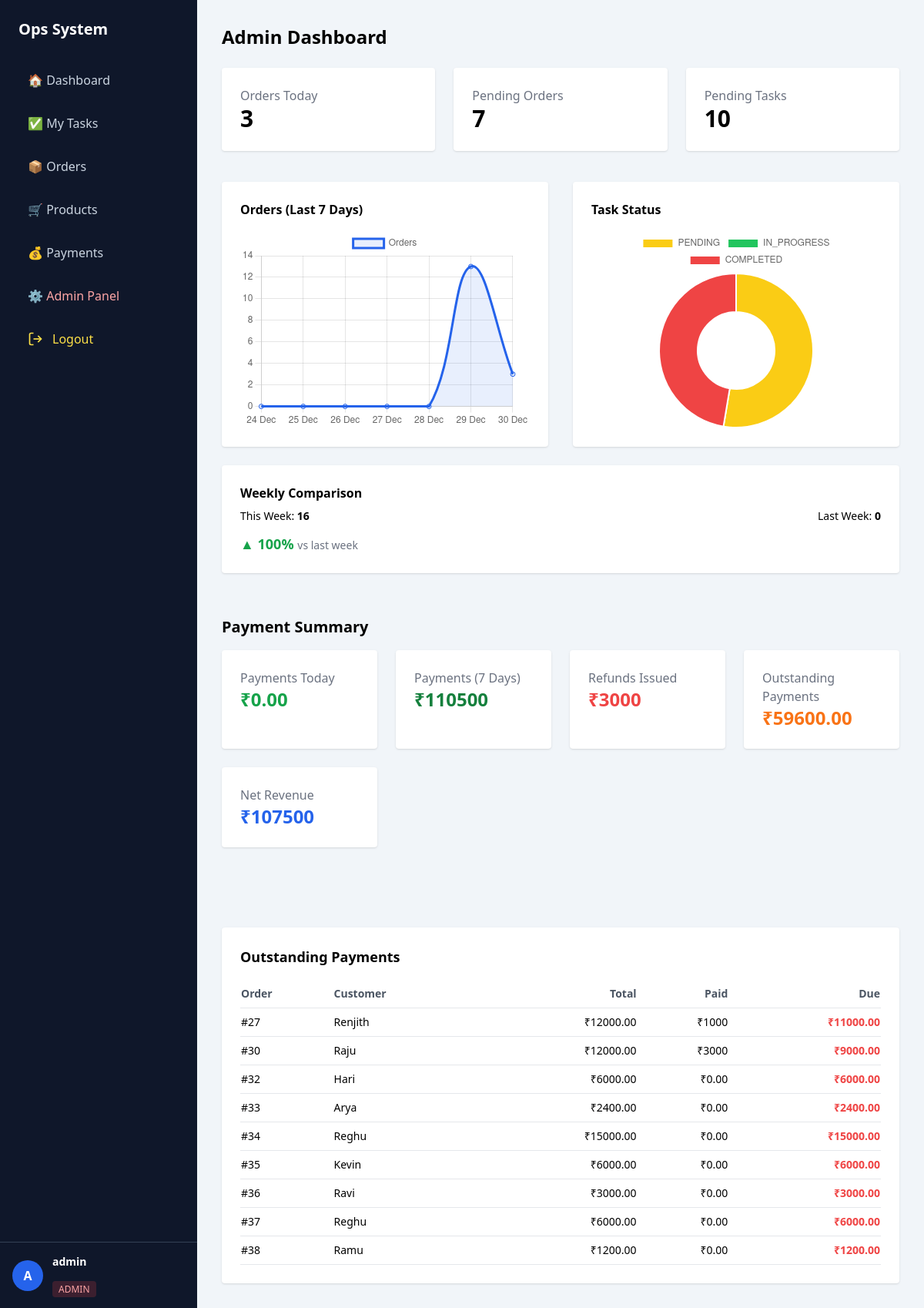
The page /dashboard/ (signed in) on the database its author committed.
### orders/models.py (models this page shows, shortened)
class Order(models.Model):
    STATUS_CHOICES = (
        ('NEW', 'New'),
        ('IN_PROGRESS', 'In Progress'),
        ('COMPLETED', 'Completed'),
        ('CANCELLED', 'Cancelled'),
    )
    customer_name = models.CharField(max_length=100)
    product = models.ForeignKey(Product, on_delete=models.PROTECT)
    quantity = models.PositiveIntegerField()
    status = models.CharField(
        max_length=20,
        choices=STATUS_CHOICES,
        default='NEW'
    )
    assigned_to = models.ForeignKey(
        User,
        on_delete=models.SET_NULL,
        null=True,
        blank=True
    )
    created_at = models.DateTimeField(auto_now_add=True)
    def total_paid(self):
        return (
            self.payments.aggregate(total=Sum('amount'))['total']
            or Decimal('0.00')
        )
    def total_amount(self):
        return self.quantity * self.product.price
    def outstanding_amount(self):
        return self.total_amount() - self.total_paid()

### inventory/models.py (models this page shows, shortened)
class Product(models.Model):
    name = models.CharField(max_length=100)
    sku = models.CharField(max_length=50, unique=True)
    current_stock = models.IntegerField(default=0)
    reorder_level = models.IntegerField(default=10)
    is_active = models.BooleanField(default=True)
    price = models.DecimalField(max_digits=10,decimal_places=2,default=0)

### core/views.py (the view)
# urls.py: path('dashboard/', views.dashboard, name='dashboard'),
@login_required
def dashboard(request):
    context = {}
    if request.user.is_superuser:
        context.update(order_metrics())
        context.update(task_metrics())
        context.update(admin_chart_data())
        context.update(weekly_comparison())
        context.update(payment_summary())
        outstanding_orders = [
        o for o in Order.objects.exclude(status='CANCELLED')
        if o.outstanding_amount() > 0]
        context["outstanding_orders"] = outstanding_orders
        return render(request, 'core/admin_dashboard.html', context)
    context.update(task_metrics(user=request.user))
    context.update(staff_task_charts(request.user))
    context.update(tasks_due_today(request.user))
    return render(request, 'core/staff_dashboard.html', context)

### core/utils.py (called while the page is built)
def order_metrics():
    today = timezone.now().date()
    week_start = today - timedelta(days=7)
    return {
        "orders_today": Order.objects.filter(created_at__date=today).count(),
        "orders_week": Order.objects.filter(created_at__date__gte=week_start).count(),
        "orders_pending": Order.objects.filter(
            status__in=['NEW', 'IN_PROGRESS']
        ).count(),
    }

def task_metrics(user=None):
    today = timezone.now().date()
    qs = Task.objects.all()
    if user:
        qs = qs.filter(assigned_to=user)
    return {
        "tasks_pending": qs.exclude(status='COMPLETED').count(),
        "tasks_completed_today": qs.filter(
            status='COMPLETED',
            completed_at__date=today
        ).count(),
    }

def weekly_comparison():
    today = timezone.now().date()
    this_week_start = today - timedelta(days=today.weekday())
    last_week_start = this_week_start - timedelta(days=7)
    last_week_end = this_week_start - timedelta(days=1)
    this_week_orders = Order.objects.filter(
        created_at__date__gte=this_week_start
    ).count()
    last_week_orders = Order.objects.filter(
        created_at__date__range=(last_week_start, last_week_end)
    ).count()
    change = this_week_orders - last_week_orders
    percent = (
        (change / last_week_orders) * 100
        if last_week_orders > 0 else 100
    )
    return {
        "this_week_orders": this_week_orders,
        "last_week_orders": last_week_orders,
        "week_change": change,
        "week_percent": round(percent, 1),
    }

### core/templates/core/admin_dashboard.html (shortened to what this page needs)
{% extends "core/base.html" %}
{% block content %}
<h1 class="text-2xl font-bold mb-6">Admin Dashboard</h1>
<div class="grid grid-cols-3 gap-6 mb-10">
    <div class="bg-white p-6 rounded shadow">
        <p class="text-gray-500">Orders Today</p>
        <p class="text-3xl font-bold">{{ orders_today }}</p>
    </div>
    <div class="bg-white p-6 rounded shadow">
        <p class="text-gray-500">Pending Orders</p>
        <p class="text-3xl font-bold">{{ orders_pending }}</p>
    </div>
    <div class="bg-white p-6 rounded shadow">
        <p class="text-gray-500">Pending Tasks</p>
        <p class="text-3xl font-bold">{{ tasks_pending }}</p>
    </div>
</div>
<div class="grid grid-cols-2 gap-8">
    <div class="bg-white p-6 rounded shadow">
        <h2 class="font-semibold mb-4">Orders (Last 7 Days)</h2>
        <div class="relative h-64">
            <canvas id="ordersChart"></canvas>
        </div>
    </div>
    <div class="bg-white p-6 rounded shadow">
        <h2 class="font-semibold mb-4">Task Status</h2>
        <div class="relative h-64">
            <canvas id="tasksChart"></canvas>
        </div>
    </div>
</div>
<br>
<div class="bg-white p-6 rounded shadow mb-8">
    <h3 class="font-semibold mb-2">Weekly Comparison</h3>
    <div class="flex justify-between text-sm">
        <span>This Week: <b>{{ this_week_orders }}</b></span>
        <span>Last Week: <b>{{ last_week_orders }}</b></span>
    </div>
    <p class="mt-3 text-lg font-bold
        {% if week_change >= 0 %}
            text-green-600
        {% else %}
            text-red-600
        {% endif %}
    ">
        {% if week_change >= 0 %}▲{% else %}▼{% endif %}
        {{ week_percent }}%
        <span class="text-sm font-normal text-gray-500">
            vs last week
        </span>
    </p>
</div>
<br>
<h2 class="text-xl font-semibold mb-4">Payment Summary</h2>
<div class="grid grid-cols-4 gap-6 mb-10">
    <div class="bg-white p-6 rounded shadow">
        <p class="text-gray-500">Payments Today</p>
        <p class="text-2xl font-bold text-green-600">
            ₹{{ payments_today }}
        </p>
    </div>
    <div class="bg-white p-6 rounded shadow">
        <p class="text-gray-500">Payments (7 Days)</p>
        <p class="text-2xl font-bold text-green-700">
            ₹{{ payments_week }}
        </p>
    </div>
    <div class="bg-white p-6 rounded shadow">
        <p class="text-gray-500">Refunds Issued</p>
        <p class="text-2xl font-bold text-red-500">
            ₹{{ refunds_total }}
        </p>
    </div>
    <div class="bg-white p-6 rounded shadow">
        <p class="text-gray-500">Outstanding Payments</p>
        <p class="text-2xl font-bold text-orange-500">
            ₹{{ outstanding_amount }}
        </p>
    </div>
    <div class="bg-white p-6 rounded shadow">
        <p class="text-gray-500">Net Revenue</p>
        <p class="text-2xl font-bold text-blue-600">
            ₹{{ net_revenue }}
        </p>
    </div>
</div>
<br>
<div class="bg-white p-6 rounded shadow mt-10">
    <h2 class="text-lg font-semibold mb-4">Outstanding Payments</h2>
    <table class="w-full text-sm">
        <thead>
            <tr class="border-b text-gray-600">
                <th class="text-left py-2">Order</th>
                <th class="text-left">Customer</th>
                <th class="text-right">Total</th>
                <th class="text-right">Paid</th>
                <th class="text-right">Due</th>
            </tr>
        </thead>
        <tbody>
        {% for order in outstanding_orders %}
            <tr class="border-b">
                <td class="py-2">#{{ order.id }}</td>
                <td>{{ order.customer_name }}</td>
                <td class="text-right">₹{{ order.total_amount }}</td>
                <td class="text-right">₹{{ order.total_paid }}</td>
                <td class="text-right font-semibold text-red-500">
                    ₹{{ order.outstanding_amount }}
                </td>
            </tr>
        {% empty %}
            <tr>
                <td colspan="5" class="text-center py-4 text-gray-500">
                    No outstanding payments 🎉
                </td>
            </tr>
        {% endfor %}
        </tbody>
    </table>
</div>
{% endblock %}
{% block scripts %}
<script>
    const orderLabels = JSON.parse(document.getElementById("order-labels").textContent);
    const orderCounts = JSON.parse(document.getElementById("order-counts").textContent);
    const taskLabels = JSON.parse(document.getElementById("task-labels").textContent);
    const taskCounts = JSON.parse(document.getElementById("task-counts").textContent);
    new Chart(document.getElementById("ordersChart"), {
        type: "line",
        data: {
            labels: orderLabels,
            datasets: [{
                label: "Orders",
                data: orderCounts,
                borderColor: "#2563eb",
                backgroundColor: "rgba(37,99,235,0.1)",
                tension: 0.4,
                fill: true
            }]
        },
        options: {
            responsive: true,
            maintainAspectRatio: false
        }
    });
    new Chart(document.getElementById("tasksChart"), {
        type: "doughnut",
        data: {
            labels: taskLabels,
            datasets: [{
                data: taskCounts,
                backgroundColor: ["#facc15", "#22c55e", "#ef4444"]
            }]
        },
        options: {
            responsive: true,
            maintainAspectRatio: false
        }
    });
</script>
{% endblock %}

### core/templates/core/base.html (shortened to what this page needs)
<!DOCTYPE html>
<html lang="en">
<head>
    <script src="https://cdn.tailwindcss.com"></script>
</head>
<body class="bg-slate-100 h-screen overflow-hidden flex">
{% if user.is_authenticated %}
<aside class="w-64 bg-slate-900 text-white h-screen flex flex-col">
    <div class="p-6">
        <h2 class="text-xl font-bold mb-8">Ops System</h2>
        <nav class="space-y-4">
            <a href="/dashboard/"
               class="flex items-center gap-3 px-3 py-2 rounded
               {% if request.path == '/' %}
                   bg-blue-600 text-white
               {% else %}
                   text-slate-300 hover:bg-slate-800
               {% endif %}">
                🏠 Dashboard
            </a>
            <a href="/tasks/"
               class="flex items-center gap-3 px-3 py-2 rounded
               {% if request.path|slice:':7' == '/tasks/' %}
                   bg-blue-600 text-white
               {% else %}
                   text-slate-300 hover:bg-slate-800
               {% endif %}">
                ✅ My Tasks
            </a>
            <a href="/orders/"
               class="flex items-center gap-3 px-3 py-2 rounded
               {% if request.path|slice:':8' == '/orders/' %}
                   bg-blue-600 text-white
               {% else %}
                   text-slate-300 hover:bg-slate-800
               {% endif %}">
                📦 Orders
            </a>
            {% if user.is_superuser %}
            <a href="/products/"
                class="flex items-center gap-3 px-3 py-2 rounded
                {% if request.path|slice:':16' == '/admin/products/' %}
                    bg-blue-600 text-white
                {% else %}
                    text-slate-300 hover:bg-slate-800
                {% endif %}">
                🛒 Products
            </a>
            <a href="/payments/"
               class="flex items-center gap-3 px-3 py-2 rounded
               {% if request.path|slice:':10' == '/payments/' %}
                   bg-blue-600 text-white
               {% else %}
                   text-slate-300 hover:bg-slate-800
               {% endif %}">
                💰 Payments
            </a>
            <a href="/admin/" target="_blank"
               class="flex items-center gap-3 px-3 py-2 rounded
               text-red-300 hover:bg-red-900/30 hover:text-red-200 transition">
                ⚙ Admin Panel
            </a>
            {% endif %}
            <a href="/logout/"
                class="flex items-center gap-3 px-3 py-2 rounded
                        text-yellow-300 hover:bg-yellow-900/30 hover:text-yellow-200 transition">
                    <svg class="w-5 h-5" fill="none" stroke="currentColor" stroke-width="2"
                        viewBox="0 0 24 24">
                        <path d="M9 21H5a2 2 0 0 1-2-2V5a2 2 0 0 1 2-2h4"></path>
                        <path d="M16 17l5-5-5-5"></path>
                        <path d="M21 12H9"></path>
                    </svg>
                    Logout
                </a>
        </nav>
    </div>
    <div class="flex-1"></div>
    <div class="border-t border-slate-700 p-4 flex items-center gap-3">
        <div class="h-10 w-10 rounded-full bg-blue-600 flex items-center justify-center font-bold">
            {{ user.username|slice:":1"|upper }}
        </div>
        <div class="text-sm leading-tight">
            <p class="font-semibold">
                {{ user.get_full_name|default:user.username }}
            </p>
            <br>
            {% if user.is_superuser %}
                <span class="text-xs bg-red-500/20 text-red-300 px-2 py-0.5 rounded">
                    ADMIN
                </span>
            {% else %}
                <span class="text-xs bg-green-500/20 text-green-300 px-2 py-0.5 rounded">
                    STAFF
                </span>
            {% endif %}
        </div>
    </div>
</aside>
{% endif %}
<main class="flex-1 p-8 overflow-y-auto">
    {% block content %}{% endblock %}
</main>
{% block scripts %}{% endblock %}
</body>
</html>

### rows shown on the page
Order: id "27", customer_name "Renjith", total_amount "12000.00", total_paid "1000", outstanding_amount "11000.00"
Order: id "30", customer_name "Raju", total_amount "12000.00", total_paid "3000", outstanding_amount "9000.00"
Order: id "32", customer_name "Hari", total_amount "6000.00", total_paid "0.00", outstanding_amount "6000.00"
Order: id "33", customer_name "Arya", total_amount "2400.00", total_paid "0.00", outstanding_amount "2400.00"
Order: id "34", customer_name "Reghu", total_amount "15000.00", total_paid "0.00", outstanding_amount "15000.00"
Order: id "35", customer_name "Kevin", total_amount "6000.00", total_paid "0.00", outstanding_amount "6000.00"
Order: id "36", customer_name "Ravi", total_amount "3000.00", total_paid "0.00", outstanding_amount "3000.00"
Order: id "37", customer_name "Reghu", total_amount "6000.00", total_paid "0.00", outstanding_amount "6000.00"
Order: id "38", customer_name "Ramu", total_amount "1200.00", total_paid "0.00", outstanding_amount "1200.00"

### other values the page prints
{{ user.username|slice:":1"|upper }} "A"
{{ user.get_full_name|default:user.username }} "admin"
{{ orders_today }} "3"
{{ orders_pending }} "7"
{{ tasks_pending }} "10"
{{ this_week_orders }} "16"
{{ last_week_orders }} "0"
{{ week_percent }} "100"
{{ payments_today }} "0.00"
{{ payments_week }} "110500"
{{ refunds_total }} "3000"
{{ outstanding_amount }} "59600.00"
{{ net_revenue }} "107500"
